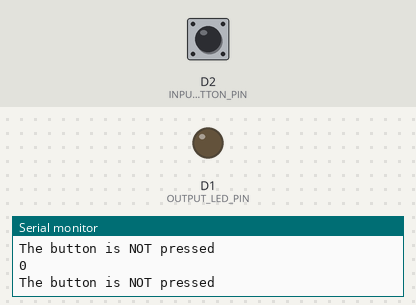
Bench run of a sketch on a simulated ESP8266 (NodeMCU). On the bench: output pins drawn as LEDs (lit = HIGH), the last lines printed to the serial monitor. Inputs (shaded band) come from the test bench; at power-on: D2 (INPUT_BUTTON_PIN) LOW.

Above: at 1.2 s.
1.3 s: D2 (INPUT_BUTTON_PIN) pulled HIGH for 0.25 s
At 1.5 s:
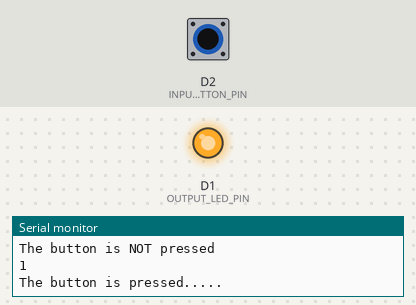
3.1 s: D2 (INPUT_BUTTON_PIN) pulled HIGH for 3.2 s
At 7.1 s:
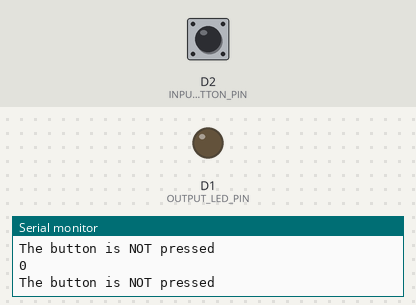
Timing chart, 0 to 8.6 s (numbered marks = the images above; inputs shaded):
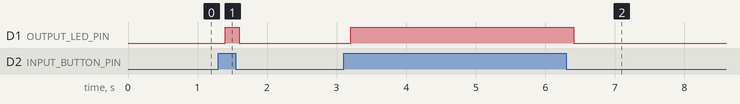

Measured:
- after the input at 1.3 s, D1 (OUTPUT_LED_PIN): LOW → HIGH after 0.10 s, → LOW 0.20 s later
- after the input at 3.1 s, D1 (OUTPUT_LED_PIN): LOW → HIGH after 0.10 s, → LOW 3.2 s later

The sketch:

3-button-led.ino
```cpp
#define OUTPUT_LED_PIN D1 // (GPIO5)
#define INPUT_BUTTON_PIN D2 // (GPI04)

int buttonState = 0;

void setup()
{
  Serial.begin(115200);
  pinMode(OUTPUT_LED_PIN, OUTPUT);
  pinMode(INPUT_BUTTON_PIN, INPUT);
}

void loop()
{
  buttonState = digitalRead(INPUT_BUTTON_PIN);
  Serial.println(buttonState);

  if (buttonState == 1)
  {
    Serial.println("The button is pressed.....");
    digitalWrite(OUTPUT_LED_PIN, HIGH);
    delay(200);
  }
  else
  {
    Serial.println("The button is NOT pressed");
    digitalWrite(OUTPUT_LED_PIN, LOW);
    delay(200);
  }
}
```
